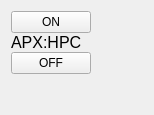
  <widget class="QWidget" name="layoutWidget">
   <property name="geometry">
    <rect>
     <x>280</x>
     <y>520</y>
     <width>154</width>
     <height>115</height>
    </rect>
   </property>
   <layout class="QFormLayout" name="formLayout_3">
    <property name="verticalSpacing">
     <number>0</number>
    </property>
    <item row="1" column="0">
     <widget class="PyDMPushButton" name="PyDMPushButton_30">
      <property name="toolTip">
       <string/>
      </property>
      <property name="text">
       <string>ON</string>
      </property>
      <property name="channel" stdset="0">
       <string>ca://APX:SEN2_ON</string>
      </property>
      <property name="pressValue" stdset="0">
       <string>1</string>
      </property>
     </widget>
    </item>
    <item row="3" column="0">
     <widget class="PyDMPushButton" name="PyDMPushButton_29">
      <property name="toolTip">
       <string/>
      </property>
      <property name="text">
       <string>OFF</string>
      </property>
      <property name="channel" stdset="0">
       <string>ca://APX:SEN2_OFF</string>
      </property>
      <property name="pressValue" stdset="0">
       <string>1</string>
      </property>
     </widget>
    </item>
    <item row="2" column="0">
     <widget class="PyDMLabel" name="BeamCurrAvg_50">
      <property name="font">
       <font>
        <pointsize>12</pointsize>
       </font>
      </property>
      <property name="toolTip">
       <string/>
      </property>
      <property name="text">
       <string>APX:HPC</string>
      </property>
      <property name="precision" stdset="0">
       <number>2</number>
      </property>
      <property name="precisionFromPV" stdset="0">
       <bool>false</bool>
      </property>
      <property name="channel" stdset="0">
       <string>ca://APX:HPC</string>
      </property>
      <property name="displayFormat" stdset="0">
       <enum>PyDMLabel::Exponential</enum>
      </property>
     </widget>
    </item>
   </layout>
  </widget>
